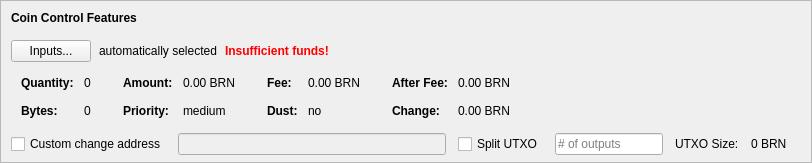
    <widget class="QFrame" name="frameCoinControl">
     <property name="sizePolicy">
      <sizepolicy hsizetype="Expanding" vsizetype="Expanding">
       <horstretch>0</horstretch>
       <verstretch>0</verstretch>
      </sizepolicy>
     </property>
     <property name="maximumSize">
      <size>
       <width>16777215</width>
       <height>16777215</height>
      </size>
     </property>
     <property name="frameShape">
      <enum>QFrame::StyledPanel</enum>
     </property>
     <property name="frameShadow">
      <enum>QFrame::Sunken</enum>
     </property>
     <layout class="QVBoxLayout" name="verticalLayoutCoinControl2">
      <property name="spacing">
       <number>0</number>
      </property>
      <property name="leftMargin">
       <number>0</number>
      </property>
      <property name="topMargin">
       <number>0</number>
      </property>
      <property name="rightMargin">
       <number>0</number>
      </property>
      <property name="bottomMargin">
       <number>6</number>
      </property>
      <item>
       <layout class="QVBoxLayout" name="verticalLayoutCoinControl" stretch="0,0,0,0,1">
        <property name="spacing">
         <number>0</number>
        </property>
        <property name="leftMargin">
         <number>10</number>
        </property>
        <property name="topMargin">
         <number>10</number>
        </property>
        <item>
         <layout class="QHBoxLayout" name="horizontalLayoutCoinControl1">
          <property name="bottomMargin">
           <number>15</number>
          </property>
          <item>
           <widget class="QLabel" name="labelCoinControlFeatures">
            <property name="sizePolicy">
             <sizepolicy hsizetype="Preferred" vsizetype="Maximum">
              <horstretch>0</horstretch>
              <verstretch>0</verstretch>
             </sizepolicy>
            </property>
            <property name="font">
             <font>
              <weight>75</weight>
              <bold>true</bold>
             </font>
            </property>
            <property name="styleSheet">
             <string notr="true">font-weight:bold;</string>
            </property>
            <property name="text">
             <string>Coin Control Features</string>
            </property>
           </widget>
          </item>
         </layout>
        </item>
        <item>
         <layout class="QHBoxLayout" name="horizontalLayoutCoinControl2" stretch="0,0,0,0">
          <property name="spacing">
           <number>8</number>
          </property>
          <property name="bottomMargin">
           <number>10</number>
          </property>
          <item>
           <widget class="QPushButton" name="pushButtonCoinControl">
            <property name="styleSheet">
             <string notr="true"/>
            </property>
            <property name="text">
             <string>Inputs...</string>
            </property>
            <property name="autoDefault">
             <bool>false</bool>
            </property>
           </widget>
          </item>
          <item>
           <widget class="QLabel" name="labelCoinControlAutomaticallySelected">
            <property name="text">
             <string>automatically selected</string>
            </property>
            <property name="margin">
             <number>5</number>
            </property>
           </widget>
          </item>
          <item>
           <widget class="QLabel" name="labelCoinControlInsuffFunds">
            <property name="font">
             <font>
              <weight>75</weight>
              <bold>true</bold>
             </font>
            </property>
            <property name="styleSheet">
             <string notr="true">color:red;font-weight:bold;</string>
            </property>
            <property name="text">
             <string>Insufficient funds!</string>
            </property>
            <property name="margin">
             <number>5</number>
            </property>
           </widget>
          </item>
          <item>
           <spacer name="horizontalSpacerCoinControl">
            <property name="orientation">
             <enum>Qt::Horizontal</enum>
            </property>
            <property name="sizeHint" stdset="0">
             <size>
              <width>40</width>
              <height>1</height>
             </size>
            </property>
           </spacer>
          </item>
         </layout>
        </item>
        <item>
         <widget class="QWidget" name="widgetCoinControl" native="true">
          <property name="sizePolicy">
           <sizepolicy hsizetype="Preferred" vsizetype="Preferred">
            <horstretch>0</horstretch>
            <verstretch>0</verstretch>
           </sizepolicy>
          </property>
          <property name="minimumSize">
           <size>
            <width>0</width>
            <height>0</height>
           </size>
          </property>
          <property name="styleSheet">
           <string notr="true"/>
          </property>
          <layout class="QHBoxLayout" name="horizontalLayoutCoinControl5">
           <property name="leftMargin">
            <number>0</number>
           </property>
           <property name="topMargin">
            <number>0</number>
           </property>
           <property name="rightMargin">
            <number>0</number>
           </property>
           <property name="bottomMargin">
            <number>0</number>
           </property>
           <item>
            <layout class="QHBoxLayout" name="horizontalLayoutCoinControl3" stretch="0,0,0,1">
             <property name="spacing">
              <number>20</number>
             </property>
             <property name="topMargin">
              <number>0</number>
             </property>
             <property name="bottomMargin">
              <number>10</number>
             </property>
             <item>
              <layout class="QFormLayout" name="formLayoutCoinControl1">
               <property name="horizontalSpacing">
                <number>10</number>
               </property>
               <property name="verticalSpacing">
                <number>14</number>
               </property>
               <property name="leftMargin">
                <number>10</number>
               </property>
               <property name="topMargin">
                <number>4</number>
               </property>
               <property name="rightMargin">
                <number>6</number>
               </property>
               <item row="0" column="0">
                <widget class="QLabel" name="labelCoinControlQuantityText">
                 <property name="font">
                  <font>
                   <weight>75</weight>
                   <bold>true</bold>
                  </font>
                 </property>
                 <property name="text">
                  <string>Quantity:</string>
                 </property>
                 <property name="margin">
                  <number>0</number>
                 </property>
                </widget>
               </item>
               <item row="0" column="1">
                <widget class="QLabel" name="labelCoinControlQuantity">
                 <property name="cursor">
                  <cursorShape>IBeamCursor</cursorShape>
                 </property>
                 <property name="contextMenuPolicy">
                  <enum>Qt::ActionsContextMenu</enum>
                 </property>
                 <property name="text">
                  <string notr="true">0</string>
                 </property>
                 <property name="margin">
                  <number>0</number>
                 </property>
                 <property name="textInteractionFlags">
                  <set>Qt::LinksAccessibleByMouse|Qt::TextSelectableByKeyboard|Qt::TextSelectableByMouse</set>
                 </property>
                </widget>
               </item>
               <item row="1" column="0">
                <widget class="QLabel" name="labelCoinControlBytesText">
                 <property name="font">
                  <font>
                   <weight>75</weight>
                   <bold>true</bold>
                  </font>
                 </property>
                 <property name="text">
                  <string>Bytes:</string>
                 </property>
                </widget>
               </item>
               <item row="1" column="1">
                <widget class="QLabel" name="labelCoinControlBytes">
                 <property name="cursor">
                  <cursorShape>IBeamCursor</cursorShape>
                 </property>
                 <property name="contextMenuPolicy">
                  <enum>Qt::ActionsContextMenu</enum>
                 </property>
                 <property name="text">
                  <string notr="true">0</string>
                 </property>
                 <property name="textInteractionFlags">
                  <set>Qt::LinksAccessibleByMouse|Qt::TextSelectableByKeyboard|Qt::TextSelectableByMouse</set>
                 </property>
                </widget>
               </item>
              </layout>
             </item>
             <item>
              <layout class="QFormLayout" name="formLayoutCoinControl2">
               <property name="horizontalSpacing">
                <number>10</number>
               </property>
               <property name="verticalSpacing">
                <number>14</number>
               </property>
               <property name="leftMargin">
                <number>6</number>
               </property>
               <property name="topMargin">
                <number>4</number>
               </property>
               <property name="rightMargin">
                <number>6</number>
               </property>
               <item row="0" column="0">
                <widget class="QLabel" name="labelCoinControlAmountText">
                 <property name="font">
                  <font>
                   <weight>75</weight>
                   <bold>true</bold>
                  </font>
                 </property>
                 <property name="text">
                  <string>Amount:</string>
                 </property>
                 <property name="margin">
                  <number>0</number>
                 </property>
                </widget>
               </item>
               <item row="0" column="1">
                <widget class="QLabel" name="labelCoinControlAmount">
                 <property name="cursor">
                  <cursorShape>IBeamCursor</cursorShape>
                 </property>
                 <property name="contextMenuPolicy">
                  <enum>Qt::ActionsContextMenu</enum>
                 </property>
                 <property name="text">
                  <string notr="true">0.00 BRN</string>
                 </property>
                 <property name="textInteractionFlags">
                  <set>Qt::LinksAccessibleByMouse|Qt::TextSelectableByKeyboard|Qt::TextSelectableByMouse</set>
                 </property>
                </widget>
               </item>
               <item row="1" column="0">
                <widget class="QLabel" name="labelCoinControlPriorityText">
                 <property name="font">
                  <font>
                   <weight>75</weight>
                   <bold>true</bold>
                  </font>
                 </property>
                 <property name="text">
                  <string>Priority:</string>
                 </property>
                </widget>
               </item>
               <item row="1" column="1">
                <widget class="QLabel" name="labelCoinControlPriority">
                 <property name="cursor">
                  <cursorShape>IBeamCursor</cursorShape>
                 </property>
                 <property name="contextMenuPolicy">
                  <enum>Qt::ActionsContextMenu</enum>
                 </property>
                 <property name="text">
                  <string>medium</string>
                 </property>
                 <property name="textInteractionFlags">
                  <set>Qt::LinksAccessibleByMouse|Qt::TextSelectableByKeyboard|Qt::TextSelectableByMouse</set>
                 </property>
                </widget>
               </item>
              </layout>
             </item>
             <item>
              <layout class="QFormLayout" name="formLayoutCoinControl3">
               <property name="horizontalSpacing">
                <number>10</number>
               </property>
               <property name="verticalSpacing">
                <number>14</number>
               </property>
               <property name="leftMargin">
                <number>6</number>
               </property>
               <property name="topMargin">
                <number>4</number>
               </property>
               <property name="rightMargin">
                <number>6</number>
               </property>
               <item row="0" column="0">
                <widget class="QLabel" name="labelCoinControlFeeText">
                 <property name="font">
                  <font>
                   <weight>75</weight>
                   <bold>true</bold>
                  </font>
                 </property>
                 <property name="text">
                  <string>Fee:</string>
                 </property>
                 <property name="margin">
                  <number>0</number>
                 </property>
                </widget>
               </item>
               <item row="0" column="1">
                <widget class="QLabel" name="labelCoinControlFee">
                 <property name="cursor">
                  <cursorShape>IBeamCursor</cursorShape>
                 </property>
                 <property name="contextMenuPolicy">
                  <enum>Qt::ActionsContextMenu</enum>
                 </property>
                 <property name="text">
                  <string notr="true">0.00 BRN</string>
                 </property>
                 <property name="textInteractionFlags">
                  <set>Qt::LinksAccessibleByMouse|Qt::TextSelectableByKeyboard|Qt::TextSelectableByMouse</set>
                 </property>
                </widget>
               </item>
               <item row="1" column="0">
                <widget class="QLabel" name="labelCoinControlLowOutputText">
                 <property name="font">
                  <font>
                   <weight>75</weight>
                   <bold>true</bold>
                  </font>
                 </property>
                 <property name="text">
                  <string>Dust:</string>
                 </property>
                </widget>
               </item>
               <item row="1" column="1">
                <widget class="QLabel" name="labelCoinControlLowOutput">
                 <property name="cursor">
                  <cursorShape>IBeamCursor</cursorShape>
                 </property>
                 <property name="contextMenuPolicy">
                  <enum>Qt::ActionsContextMenu</enum>
                 </property>
                 <property name="text">
                  <string>no</string>
                 </property>
                 <property name="textInteractionFlags">
                  <set>Qt::LinksAccessibleByMouse|Qt::TextSelectableByKeyboard|Qt::TextSelectableByMouse</set>
                 </property>
                </widget>
               </item>
              </layout>
             </item>
             <item>
              <layout class="QFormLayout" name="formLayoutCoinControl4">
               <property name="horizontalSpacing">
                <number>10</number>
               </property>
               <property name="verticalSpacing">
                <number>14</number>
               </property>
               <property name="leftMargin">
                <number>6</number>
               </property>
               <property name="topMargin">
                <number>4</number>
               </property>
               <property name="rightMargin">
                <number>6</number>
               </property>
               <item row="0" column="0">
                <widget class="QLabel" name="labelCoinControlAfterFeeText">
                 <property name="font">
                  <font>
                   <weight>75</weight>
                   <bold>true</bold>
                  </font>
                 </property>
                 <property name="text">
                  <string>After Fee:</string>
                 </property>
                 <property name="margin">
                  <number>0</number>
                 </property>
                </widget>
               </item>
               <item row="0" column="1">
                <widget class="QLabel" name="labelCoinControlAfterFee">
                 <property name="cursor">
                  <cursorShape>IBeamCursor</cursorShape>
                 </property>
                 <property name="contextMenuPolicy">
                  <enum>Qt::ActionsContextMenu</enum>
                 </property>
                 <property name="text">
                  <string notr="true">0.00 BRN</string>
                 </property>
                 <property name="textInteractionFlags">
                  <set>Qt::LinksAccessibleByMouse|Qt::TextSelectableByKeyboard|Qt::TextSelectableByMouse</set>
                 </property>
                </widget>
               </item>
               <item row="1" column="0">
                <widget class="QLabel" name="labelCoinControlChangeText">
                 <property name="font">
                  <font>
                   <weight>75</weight>
                   <bold>true</bold>
                  </font>
                 </property>
                 <property name="text">
                  <string>Change:</string>
                 </property>
                </widget>
               </item>
               <item row="1" column="1">
                <widget class="QLabel" name="labelCoinControlChange">
                 <property name="cursor">
                  <cursorShape>IBeamCursor</cursorShape>
                 </property>
                 <property name="contextMenuPolicy">
                  <enum>Qt::ActionsContextMenu</enum>
                 </property>
                 <property name="text">
                  <string notr="true">0.00 BRN</string>
                 </property>
                 <property name="textInteractionFlags">
                  <set>Qt::LinksAccessibleByMouse|Qt::TextSelectableByKeyboard|Qt::TextSelectableByMouse</set>
                 </property>
                </widget>
               </item>
              </layout>
             </item>
            </layout>
           </item>
          </layout>
         </widget>
        </item>
        <item>
         <layout class="QHBoxLayout" name="horizontalLayoutCoinControl4" stretch="0,0,0,0,0,0,0">
          <property name="spacing">
           <number>12</number>
          </property>
          <property name="sizeConstraint">
           <enum>QLayout::SetDefaultConstraint</enum>
          </property>
          <property name="topMargin">
           <number>5</number>
          </property>
          <property name="rightMargin">
           <number>5</number>
          </property>
          <item>
           <widget class="QCheckBox" name="checkBoxCoinControlChange">
            <property name="toolTip">
             <string>If this is activated, but the change address is empty or invalid, change will be sent to a newly generated address.</string>
            </property>
            <property name="text">
             <string>Custom change address</string>
            </property>
           </widget>
          </item>
          <item>
           <widget class="QValidatedLineEdit" name="lineEditCoinControlChange">
            <property name="enabled">
             <bool>false</bool>
            </property>
            <property name="sizePolicy">
             <sizepolicy hsizetype="Expanding" vsizetype="Fixed">
              <horstretch>0</horstretch>
              <verstretch>0</verstretch>
             </sizepolicy>
            </property>
           </widget>
          </item>
          <item>
           <widget class="QCheckBox" name="splitBlockCheckBox">
            <property name="text">
             <string>Split UTXO</string>
            </property>
           </widget>
          </item>
          <item>
           <widget class="QLineEdit" name="splitBlockLineEdit">
            <property name="sizePolicy">
             <sizepolicy hsizetype="Fixed" vsizetype="Fixed">
              <horstretch>50</horstretch>
              <verstretch>0</verstretch>
             </sizepolicy>
            </property>
            <property name="placeholderText">
             <string># of outputs</string>
            </property>
           </widget>
          </item>
          <item>
           <widget class="QLabel" name="labelBlockSizeText">
            <property name="text">
             <string>UTXO Size:</string>
            </property>
           </widget>
          </item>
          <item>
           <widget class="QLabel" name="labelBlockSize">
            <property name="text">
             <string>0 BRN</string>
            </property>
           </widget>
          </item>
          <item>
           <widget class="QLabel" name="labelCoinControlChangeLabel">
            <property name="sizePolicy">
             <sizepolicy hsizetype="Preferred" vsizetype="Expanding">
              <horstretch>0</horstretch>
              <verstretch>0</verstretch>
             </sizepolicy>
            </property>
            <property name="minimumSize">
             <size>
              <width>0</width>
              <height>0</height>
             </size>
            </property>
            <property name="text">
             <string/>
            </property>
            <property name="margin">
             <number>3</number>
            </property>
           </widget>
          </item>
         </layout>
        </item>
        <item>
         <spacer name="verticalSpacerCoinControl">
          <property name="orientation">
           <enum>Qt::Vertical</enum>
          </property>
          <property name="sizeHint" stdset="0">
           <size>
            <width>800</width>
            <height>1</height>
           </size>
          </property>
         </spacer>
        </item>
       </layout>
      </item>
     </layout>
    </widget>
